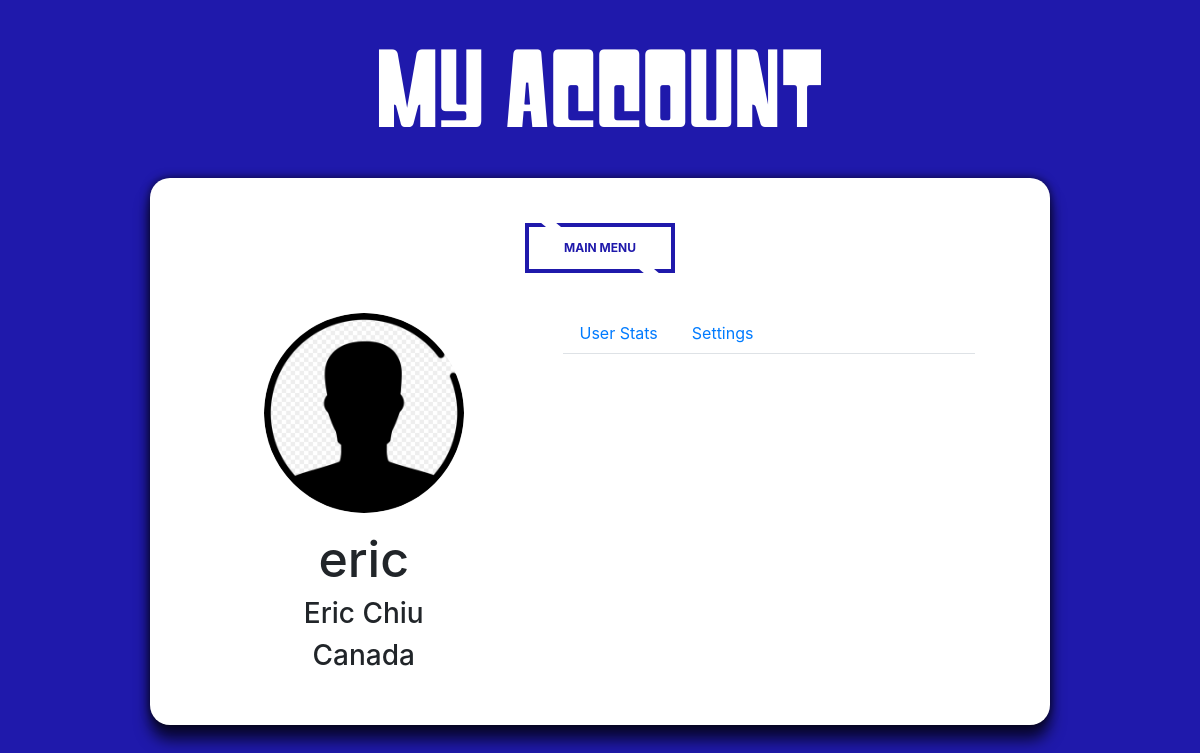
The app's page /myaccount.php (signed in) with its own data.
### tables this page shows
CREATE TABLE `users` (
  `userID` int(11) NOT NULL,
  `username` varchar(20) NOT NULL,
  `password` varchar(255) NOT NULL,
  `name` varchar(50) DEFAULT NULL,
  `email` varchar(50) NOT NULL,
  `countryID` int(11) NOT NULL,
  `averageScore` decimal(10,0) NOT NULL,
  `gamesPlayed` int(11) NOT NULL,
  `highestScore` int(11) NOT NULL,
  `imageFile` varchar(100) DEFAULT NULL
);

CREATE TABLE `countries` (
  `countryID` int(11) NOT NULL,
  `countryName` varchar(100) NOT NULL DEFAULT ''
);

### functions.php (called while the page is built, shortened)
<?php
function runQuery($db, $query) {
  $result = mysqli_query($db, $query) or die ("Bad Query: ". $mysqli -> error);
  return $result;
}
?>

### myaccount.php (the view, shortened to what this page needs)
<?php
$conn = getDB();
$username = $_SESSION['username'];
$sqlstmt = "SELECT * FROM users LEFT JOIN countries ON users.countryID = countries.countryID WHERE username = '$username' ";
$result = runQuery($conn, $sqlstmt);
$user = mysqli_fetch_array($result);
?>
<!DOCTYPE html>
<html lang="en">
<head>
   <link href="css/reset.css" rel="stylesheet">
   <link rel="stylesheet" href="https://stackpath.bootstrapcdn.com/bootstrap/4.3.1/css/bootstrap.min.css">
   <link href="css/myaccount.css" rel="stylesheet">
   <link href="css/slickButton.css" rel="stylesheet">
   <link href="https://cdnjs.cloudflare.com/ajax/libs/animate.css/3.7.2/animate.min.css" rel="stylesheet">
   <link rel="stylesheet" href="https://github.hubspot.com/odometer/themes/odometer-theme-default.css" />
</head>
<body>
  <h1 class= "title">My Account  <?php if (isset($error)): ?>
    <?php endif ?></h1>
  <div class = "whiteBox">
    <button class="slickButton" id="loginButton" onclick="window.location.href = 'menu.php';">Main Menu</button>
    <div class="container">
      <div class ="row">
        <div class ="col-5">
          <div class="row">
            <div class="col-12">
              <img src="
              <?php
              if (strlen($user['imageFile']) < 2) {
                echo "images/test.jpg";
              } else {
                echo "images/" . $user['imageFile'];
              };
              ?>
              "  class="cover" />
            </div>
          </div>
          <h2 class="pt-3"><?php echo $user['username'];?> </h2>
          <h3><?php echo $user['name'];?> </h3>
  				<h3><?php echo $user['countryName'];?> </h3>
        </div>
          <div class ="col-7">
            <div class="container hidden">
              <ul class="nav nav-tabs mb-6" id="pills-tab" role="tablist">
                <li class="nav-item">
                  <a class="nav-link" id="pills-home-tab" data-toggle="tab" href="#pills-home" role="tab" aria-controls="pills-home" aria-selected="true">User Stats</a>
                </li>
                <li class="nav-item">
                  <a class="nav-link" id="pills-profile-tab" data-toggle="tab" href="#pills-profile" role="tab" aria-controls="pills-profile" aria-selected="false">Settings</a>
                </li>
              </ul>
            </div>
        </div>
      </div>
    </div>
  </div>
</body>
</html>

### css/myaccount.css (style rules this page uses)
body { line-height: 1.428571429; background-color: #1F19AB; text-align: center; overflow: auto; }
h1 { font-family: "CustomFont", Helvetica, Arial, sans-serif; font-size: 100px; padding: 20px; padding-top: 30px; color: #FFFFFF; }
h2 { font-size: 50px !important; }
.whiteBox { position: relative; background: white; margin: 0 auto 175px; padding: 45px; box-shadow: 0 0 10px 0 rgba(0, 0, 0, 0.7), 0 15px 15px 0 rgba(0, 0, 0, 0.7); border-radius: 20px; width: 75%; height: auto; }
button { margin-bottom: 40px; }
.cover { object-fit: cover; width: 200px; height: 200px; border-radius: 50%; }

### records on screen
users: username "eric", name "Eric Chiu", countryID.countryName "Canada"
